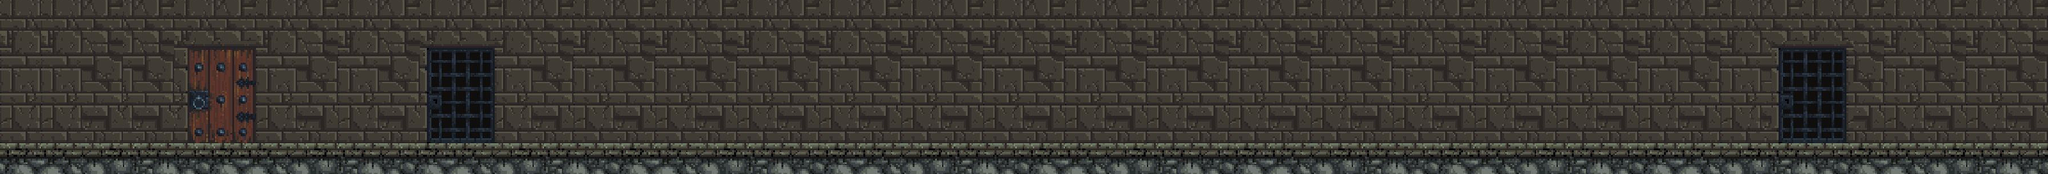

This is a level from a 2D game, rendered from its Tiled map with the project's own tilesets. A one-line summary and the map file follow, with tile-layer data summarised:
An orthogonal 200x17 tile map with 16x16 px tiles, 3 tile layers (background, ground, door) and 5 objects.

<map version="1.2" tiledversion="1.3.0" orientation="orthogonal" renderorder="right-down" compressionlevel="0" width="200" height="17" tilewidth="16" tileheight="16" infinite="0" nextlayerid="13" nextobjectid="7">
 <tileset firstgid="1" source="../../World/Dungeon-Door.tsx" />
 <layer id="5" name="background" width="200" height="17">
  <data>[3400 cells, 2800 non-empty, 112 distinct tile ids]</data>
 </layer>
 <layer id="1" name="ground" width="200" height="17">
  <data>[3400 cells, 600 non-empty, 120 distinct tile ids]</data>
 </layer>
 <layer id="6" name="door" width="200" height="17">
  <data>[3400 cells, 250 non-empty, 170 distinct tile ids]</data>
 </layer>
 <objectgroup id="8" name="door-level-object" />
 <objectgroup id="9" name="door-area-object">
  <object id="4" x="664.667" y="71.3333" width="110.667" height="152" />
  <object id="6" x="2772.67" y="64.6667" width="117.333" height="160.667" />
 </objectgroup>
 <objectgroup id="10" name="door-hide-object">
  <object id="5" x="292.667" y="68.6667" width="104.667" height="156.667" />
 </objectgroup>
 <objectgroup id="11" name="chest-object">
  <object id="3" x="1770.67" y="174.667" width="64" height="55.3333" />
 </objectgroup>
 <objectgroup id="12" name="ground-object">
  <object id="2" x="0.363636" y="224.364" width="3199.35" height="48" />
 </objectgroup>
</map>
